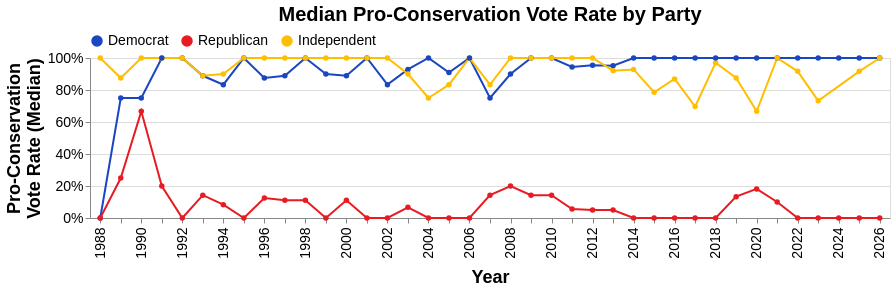

Notebook code for this chart:
### Markdown cell above
# LCV statistical tests

computing pro-conservation vote rate among each party and year

### Code cell
url = f's3://{bucket}/{s3_prefix}/roll_call_votes/**.csv'
lcv_df = con.read_csv(url)

#computed the annual pro-conservation vote rate among each congressperson
member_year = (lcv_df
    .filter(~_.vote_type.isin(['missing','unknown','excused']))
    .mutate(district_str=_.district.cast("string"))
    .mutate(district_str=_.district_str.fillna("STATEWIDE"))
    .mutate(member_id=_.first_name+'-'+_.last_name+'-'+_.state+'-'+_.chamber+'-'+_.district_str)
    .filter(_.vote_type.isin(['pro','anti','missing']))
    .group_by('year','party','chamber','member_id')
    .agg(total_votes=_.count(),
         total_pro_votes=(_.vote_type=='pro').sum())
    .mutate(pro_rate=_.total_pro_votes/_.total_votes)
    .mutate(party=_.party.substitute({'I':"Independent","R":"Republican","D":"Democrat"}))
    .order_by("total_votes") 
     )

# aggregating by party and year  
party_year = (
    member_year
    .group_by("year", "party")
    .agg(
        med_pro_rate=_.pro_rate.median(),
        n_members=_.member_id.nunique(),
        n_member_years=_.pro_rate.count(),
    )
    .order_by("year")
)


chart_cons_time = year_line_lcv(
    party_year,
    y="med_pro_rate",
    group="party",
    title=["Median Pro-Conservation Vote Rate by Party" ],
    y_title=["Pro-Conservation","Vote Rate (Median)"],
    stat="percent",
)

chart_cons_time.save('lcv_party.png', ppi=300)

chart_cons_time

### Figure 1 — Vega-Lite specification as saved in the notebook (floating-point values rounded to 4 significant figures)
{"config": {"view": {"continuousWidth": 300, "continuousHeight": 300}}, "data": {"name": "data-543b5072d5124bee3dd8affd20111963"}, "mark": {"type": "line", "point": true}, "encoding": {"color": {"field": "party", "legend": {"direction": "horizontal", "labelFontSize": 14, "labelLimit": 500, "offset": 5, "orient": "top", "title": null}, "scale": {"domain": ["Democrat", "Republican", "Independent"], "range": ["#1b46c2", "#E81B23", "#ffbf00"]}, "type": "nominal"}, "x": {"axis": {"labelExpr": "(toNumber(datum.value) % 2 === 0) ? datum.value : ''", "labelFontSize": 14, "labelPadding": 4, "titleFontSize": 18, "titlePadding": 10}, "field": "year", "title": "Year", "type": "ordinal"}, "y": {"axis": {"format": "%", "labelFontSize": 14, "titleFontSize": 18}, "field": "med_pro_rate", "title": ["Pro-Conservation", "Vote Rate (Median)"], "type": "quantitative"}}, "height": 160, "title": {"text": ["Median Pro-Conservation Vote Rate by Party"], "dy": -5, "fontSize": 20}, "width": 800, "$schema": "https://vega.github.io/schema/vega-lite/v5.17.0.json", "datasets": {"data-543b5072d5124bee3dd8affd20111963": [{"year": 1988, "party": "Democrat", "med_pro_rate": 0.0, "n_members": 233, "n_member_years": 233}, {"year": 1988, "party": "Independent", "med_pro_rate": 1.0, "n_members": 1, "n_member_years": 1}, {"year": 1988, "party": "Republican", "med_pro_rate": 0.0, "n_members": 170, "n_member_years": 170}, {"year": 1989, "party": "Republican", "med_pro_rate": 0.25, "n_members": 226, "n_member_years": 226}, {"year": 1989, "party": "Independent", "med_pro_rate": 0.875, "n_members": 2, "n_member_years": 2}, {"year": 1989, "party": "Democrat", "med_pro_rate": 0.75, "n_members": 307, "n_member_years": 307}, {"year": 1990, "party": "Independent", "med_pro_rate": 1.0, "n_members": 2, "n_member_years": 2}, {"year": 1990, "party": "Republican", "med_pro_rate": 0.6667, "n_members": 224, "n_member_years": 224}, {"year": 1990, "party": "Democrat", "med_pro_rate": 0.75, "n_members": 304, "n_member_years": 304}, {"year": 1991, "party": "Independent", "med_pro_rate": 1.0, "n_members": 3, "n_member_years": 3}, {"year": 1991, "party": "Democrat", "med_pro_rate": 1.0, "n_members": 320, "n_member_years": 320}, {"year": 1991, "party": "Republican", "med_pro_rate": 0.2, "n_members": 213, "n_member_years": 213}, {"year": 1992, "party": "Republican", "med_pro_rate": 0.0, "n_members": 212, "n_member_years": 212}, {"year": 1992, "party": "Democrat", "med_pro_rate": 1.0, "n_members": 318, "n_member_years": 318}, {"year": 1992, "party": "Independent", "med_pro_rate": 1.0, "n_members": 3, "n_member_years": 3}, {"year": 1993, "party": "Democrat", "med_pro_rate": 0.8889, "n_members": 308, "n_member_years": 308}, {"year": 1993, "party": "Independent", "med_pro_rate": 0.8889, "n_members": 3, "n_member_years": 3}, {"year": 1993, "party": "Republican", "med_pro_rate": 0.1429, "n_members": 223, "n_member_years": 223}, {"year": 1994, "party": "Republican", "med_pro_rate": 0.08333, "n_members": 225, "n_member_years": 225}, {"year": 1994, "party": "Democrat", "med_pro_rate": 0.8333, "n_members": 304, "n_member_years": 304}, {"year": 1994, "party": "Independent", "med_pro_rate": 0.9, "n_members": 3, "n_member_years": 3}, {"year": 1995, "party": "Democrat", "med_pro_rate": 1.0, "n_members": 247, "n_member_years": 247}, {"year": 1995, "party": "Independent", "med_pro_rate": 1.0, "n_members": 3, "n_member_years": 3}, {"year": 1995, "party": "Republican", "med_pro_rate": 0.0, "n_members": 285, "n_member_years": 285}, {"year": 1996, "party": "Republican", "med_pro_rate": 0.125, "n_members": 285, "n_member_years": 285}, {"year": 1996, "party": "Democrat", "med_pro_rate": 0.875, "n_members": 247, "n_member_years": 247}, {"year": 1996, "party": "Independent", "med_pro_rate": 1.0, "n_members": 3, "n_member_years": 3}, {"year": 1997, "party": "Democrat", "med_pro_rate": 0.8889, "n_members": 249, "n_member_years": 249}, {"year": 1997, "party": "Republican", "med_pro_rate": 0.1111, "n_members": 282, "n_member_years": 282}, {"year": 1997, "party": "Independent", "med_pro_rate": 1.0, "n_members": 3, "n_member_years": 3}, {"year": 1998, "party": "Democrat", "med_pro_rate": 1.0, "n_members": 248, "n_member_years": 248}, {"year": 1998, "party": "Republican", "med_pro_rate": 0.1111, "n_members": 283, "n_member_years": 283}, {"year": 1998, "party": "Independent", "med_pro_rate": 1.0, "n_members": 3, "n_member_years": 3}, {"year": 1999, "party": "Republican", "med_pro_rate": 0.0, "n_members": 280, "n_member_years": 280}, {"year": 1999, "party": "Democrat", "med_pro_rate": 0.9, "n_members": 254, "n_member_years": 254}, {"year": 1999, "party": "Independent", "med_pro_rate": 1.0, "n_members": 3, "n_member_years": 3}, {"year": 2000, "party": "Republican", "med_pro_rate": 0.1111, "n_members": 278, "n_member_years": 278}, {"year": 2000, "party": "Independent", "med_pro_rate": 1.0, "n_members": 3, "n_member_years": 3}, {"year": 2000, "party": "Democrat", "med_pro_rate": 0.8889, "n_members": 254, "n_member_years": 254}, {"year": 2001, "party": "Democrat", "med_pro_rate": 1.0, "n_members": 259, "n_member_years": 259}, {"year": 2001, "party": "Republican", "med_pro_rate": 0.0, "n_members": 272, "n_member_years": 272}, {"year": 2001, "party": "Independent", "med_pro_rate": 1.0, "n_members": 3, "n_member_years": 3}, {"year": 2002, "party": "Independent", "med_pro_rate": 1.0, "n_members": 3, "n_member_years": 3}, {"year": 2002, "party": "Republican", "med_pro_rate": 0.0, "n_members": 271, "n_member_years": 271}, {"year": 2002, "party": "Democrat", "med_pro_rate": 0.8333, "n_members": 259, "n_member_years": 259}, {"year": 2003, "party": "Democrat", "med_pro_rate": 0.9286, "n_members": 251, "n_member_years": 251}, {"year": 2003, "party": "Independent", "med_pro_rate": 0.9, "n_members": 3, "n_member_years": 3}, {"year": 2003, "party": "Republican", "med_pro_rate": 0.06667, "n_members": 282, "n_member_years": 282}, {"year": 2004, "party": "Republican", "med_pro_rate": 0.0, "n_members": 227, "n_member_years": 227}, {"year": 2004, "party": "Independent", "med_pro_rate": 0.75, "n_members": 1, "n_member_years": 1}, {"year": 2004, "party": "Democrat", "med_pro_rate": 1.0, "n_members": 204, "n_member_years": 204}, {"year": 2005, "party": "Democrat", "med_pro_rate": 0.9091, "n_members": 246, "n_member_years": 246}, {"year": 2005, "party": "Independent", "med_pro_rate": 0.8333, "n_members": 3, "n_member_years": 3}, {"year": 2005, "party": "Republican", "med_pro_rate": 0.0, "n_members": 288, "n_member_years": 288}, {"year": 2006, "party": "Independent", "med_pro_rate": 1.0, "n_members": 3, "n_member_years": 3}, {"year": 2006, "party": "Democrat", "med_pro_rate": 1.0, "n_members": 243, "n_member_years": 243}, {"year": 2006, "party": "Republican", "med_pro_rate": 0.0, "n_members": 285, "n_member_years": 285}, {"year": 2007, "party": "Independent", "med_pro_rate": 0.8333, "n_members": 2, "n_member_years": 2}, {"year": 2007, "party": "Democrat", "med_pro_rate": 0.75, "n_members": 283, "n_member_years": 283}, {"year": 2007, "party": "Republican", "med_pro_rate": 0.1429, "n_members": 249, "n_member_years": 249}, {"year": 2008, "party": "Independent", "med_pro_rate": 1.0, "n_members": 2, "n_member_years": 2}, {"year": 2008, "party": "Democrat", "med_pro_rate": 0.9, "n_members": 282, "n_member_years": 282}, {"year": 2008, "party": "Republican", "med_pro_rate": 0.2, "n_members": 246, "n_member_years": 246}, {"year": 2009, "party": "Democrat", "med_pro_rate": 1.0, "n_members": 316, "n_member_years": 316}, {"year": 2009, "party": "Republican", "med_pro_rate": 0.1429, "n_members": 220, "n_member_years": 220}, {"year": 2009, "party": "Independent", "med_pro_rate": 1.0, "n_members": 2, "n_member_years": 2}, {"year": 2010, "party": "Republican", "med_pro_rate": 0.1429, "n_members": 219, "n_member_years": 219}, {"year": 2010, "party": "Democrat", "med_pro_rate": 1.0, "n_members": 312, "n_member_years": 312}, {"year": 2010, "party": "Independent", "med_pro_rate": 1.0, "n_members": 2, "n_member_years": 2}, {"year": 2011, "party": "Democrat", "med_pro_rate": 0.9444, "n_members": 244, "n_member_years": 244}, {"year": 2011, "party": "Republican", "med_pro_rate": 0.05556, "n_members": 290, "n_member_years": 290}, {"year": 2011, "party": "Independent", "med_pro_rate": 1.0, "n_members": 3, "n_member_years": 3}, {"year": 2012, "party": "Republican", "med_pro_rate": 0.05, "n_members": 288, "n_member_years": 288}, {"year": 2012, "party": "Democrat", "med_pro_rate": 0.9545, "n_members": 242, "n_member_years": 242}, {"year": 2012, "party": "Independent", "med_pro_rate": 1.0, "n_members": 3, "n_member_years": 3}, {"year": 2013, "party": "Republican", "med_pro_rate": 0.05, "n_members": 280, "n_member_years": 280}, {"year": 2013, "party": "Democrat", "med_pro_rate": 0.9512, "n_members": 254, "n_member_years": 254}, {"year": 2013, "party": "Independent", "med_pro_rate": 0.9211, "n_members": 4, "n_member_years": 4}, {"year": 2014, "party": "Independent", "med_pro_rate": 0.9286, "n_members": 4, "n_member_years": 4}, {"year": 2014, "party": "Democrat", "med_pro_rate": 1.0, "n_members": 250, "n_member_years": 250}, {"year": 2014, "party": "Republican", "med_pro_rate": 0.0, "n_members": 277, "n_member_years": 277}, {"year": 2015, "party": "Independent", "med_pro_rate": 0.7857, "n_members": 4, "n_member_years": 4}, {"year": 2015, "party": "Republican", "med_pro_rate": 0.0, "n_members": 299, "n_member_years": 299}, {"year": 2015, "party": "Democrat", "med_pro_rate": 1.0, "n_members": 230, "n_member_years": 230}, {"year": 2016, "party": "Republican", "med_pro_rate": 0.0, "n_members": 300, "n_member_years": 300}, {"year": 2016, "party": "Democrat", "med_pro_rate": 1.0, "n_members": 230, "n_member_years": 230}, {"year": 2016, "party": "Independent", "med_pro_rate": 0.8693, "n_members": 4, "n_member_years": 4}, {"year": 2017, "party": "Independent", "med_pro_rate": 0.697, "n_members": 4, "n_member_years": 4}, {"year": 2017, "party": "Democrat", "med_pro_rate": 1.0, "n_members": 238, "n_member_years": 238}, {"year": 2017, "party": "Republican", "med_pro_rate": 0.0, "n_members": 294, "n_member_years": 294}, {"year": 2018, "party": "Independent", "med_pro_rate": 0.9706, "n_members": 4, "n_member_years": 4}, {"year": 2018, "party": "Democrat", "med_pro_rate": 1.0, "n_members": 240, "n_member_years": 240}, {"year": 2018, "party": "Republican", "med_pro_rate": 0.0, "n_members": 291, "n_member_years": 291}, {"year": 2019, "party": "Independent", "med_pro_rate": 0.875, "n_members": 4, "n_member_years": 4}, {"year": 2019, "party": "Republican", "med_pro_rate": 0.1333, "n_members": 257, "n_member_years": 257}, {"year": 2019, "party": "Democrat", "med_pro_rate": 1.0, "n_members": 280, "n_member_years": 280}, {"year": 2020, "party": "Independent", "med_pro_rate": 0.6667, "n_members": 4, "n_member_years": 4}, {"year": 2020, "party": "Democrat", "med_pro_rate": 1.0, "n_members": 281, "n_member_years": 281}, {"year": 2020, "party": "Republican", "med_pro_rate": 0.1818, "n_members": 254, "n_member_years": 254}, {"year": 2021, "party": "Democrat", "med_pro_rate": 1.0, "n_members": 270, "n_member_years": 270}, {"year": 2021, "party": "Independent", "med_pro_rate": 1.0, "n_members": 4, "n_member_years": 4}, {"year": 2021, "party": "Republican", "med_pro_rate": 0.1, "n_members": 264, "n_member_years": 264}, {"year": 2022, "party": "Democrat", "med_pro_rate": 1.0, "n_members": 272, "n_member_years": 272}, {"year": 2022, "party": "Independent", "med_pro_rate": 0.9167, "n_members": 4, "n_member_years": 4}, {"year": 2022, "party": "Republican", "med_pro_rate": 0.0, "n_members": 265, "n_member_years": 265}, {"year": 2023, "party": "Republican", "med_pro_rate": 0.0, "n_members": 273, "n_member_years": 273}, {"year": 2023, "party": "Democrat", "med_pro_rate": 1.0, "n_members": 264, "n_member_years": 264}, {"year": 2023, "party": "Independent", "med_pro_rate": 0.7321, "n_members": 4, "n_member_years": 4}, {"year": 2024, "party": "Democrat", "med_pro_rate": 1.0, "n_members": 218, "n_member_years": 218}, {"year": 2024, "party": "Republican", "med_pro_rate": 0.0, "n_members": 225, "n_member_years": 225}, {"year": 2025, "party": "Republican", "med_pro_rate": 0.0, "n_members": 276, "n_member_years": 276}, {"year": 2025, "party": "Independent", "med_pro_rate": 0.9167, "n_members": 2, "n_member_years": 2}, {"year": 2025, "party": "Democrat", "med_pro_rate": 1.0, "n_members": 264, "n_member_years": 264}, {"year": 2026, "party": "Democrat", "med_pro_rate": 1.0, "n_members": 262, "n_member_years": 262}, {"year": 2026, "party": "Independent", "med_pro_rate": 1.0, "n_members": 2, "n_member_years": 2}, {"year": 2026, "party": "Republican", "med_pro_rate": 0.0, "n_members": 272, "n_member_years": 272}]}}
